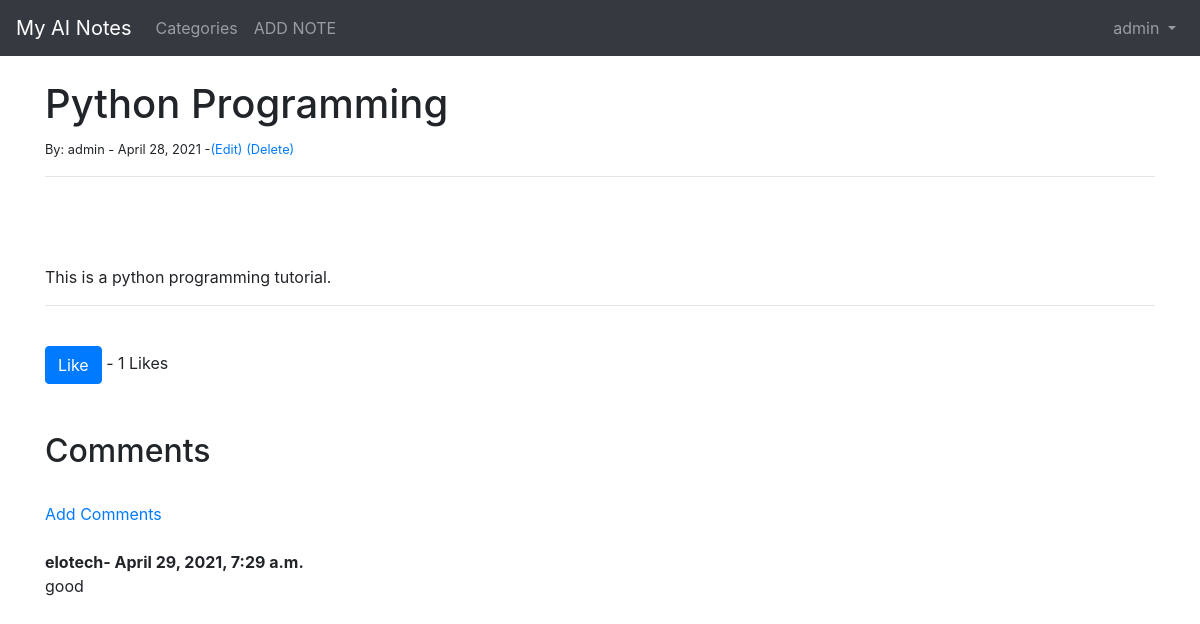
Screenshot of /article/4 (signed in) with the database file from the repository.
### blog/models.py (models this page shows, shortened)
class Post(models.Model):
    author = models.ForeignKey(User, on_delete = models.CASCADE)
    title = models.CharField(max_length=255)
    body = RichTextField(blank=True, null=True)
    post_date = models.DateField(auto_now_add=True)
    likes = models.ManyToManyField(User, related_name='blog_post')
    header_image = models.ImageField(null=True, blank=True, upload_to="images/")
    def total_likes(self):
        return self.likes.count()

class Comment(models.Model):
    post = models.ForeignKey(Post, related_name="comments", on_delete = models.CASCADE)
    name = models.CharField(max_length=255)
    body = models.TextField()
    date_added = models.DateTimeField(auto_now_add=True)

### blog/views.py (the view)
# urls.py: path('article/<int:pk>', PostDetailView.as_view(), name='article-detail'),
class PostDetailView(DetailView):
    model = Post
    template_name = "post_details.html"
    def get_context_data(self, *args, **kwargs):
        context = super(PostDetailView, self).get_context_data(
            *args, **kwargs)
        post = get_object_or_404(Post, id=self.kwargs['pk']) #This is to get a particular post
        total_likes = post.total_likes()
        liked = False
        if post.likes.filter(id=self.request.user.id).exists():
            liked = True
        context["total_likes"] = total_likes
        context["liked"] = liked
        return context

### blog/templates/post_details.html (shortened to what this page needs)
{% extends 'base.html' %} {% load static %} {% block title %} {{ post.title_tag }} {% endblock %} {% block content %}
<h1>{{ post.title }}</h1>
<small>By: {{ post.author.username }}
    - {{ post.post_date }}
    {% if user.is_authenticated %}
    {% if user.id == post.author.id %}
    -<a href="{% url 'update_post' post.pk %}">(Edit)</a>
    <a href="{% url 'delete_post' post.pk %}">(Delete)</a></small><br/> {% endif %} {% endif %}
<hr>
<br />
<br /><br> {{ post.body|safe }}
<hr>
<br />
<form action="{% url 'like_post' post.pk %}" method="POST">
    {% csrf_token %} {% if user.is_authenticated %} {% if liked %}
    <button type="submit" , name="post_id" , value="{{ post.id }}" , class="btn btn-danger">unlike</button> {% else %}
    <button type="submit" , name="post_id" , value="{{ post.id }}" , class="btn btn-primary">Like</button> {% endif %} {% else %}
    <small><a href="{% url 'login' %} ">Login</a> to like</small> {% endif %} - {{total_likes}} Likes
</form>
<br>
<br>
<h2>Comments</h2>
<br>
<a href="{% url 'add_comment' post.pk %}">Add Comments</a>
<br/><br/> {% if not post.comments.all %} No comment Yet... {% else %} {% for comment in post.comments.all %}
<strong>{{comment.name}}-
    {{comment.date_added}}</strong>
<br/> {{comment.body}}
<br/> {% endfor%} {% endif%} {% endblock %}

### blog/templates/base.html (shortened to what this page needs)
<!doctype html>
<html lang="en">
<head>
    <link rel="stylesheet" href="https://cdn.jsdelivr.net/npm/bootstrap@4.5.3/dist/css/bootstrap.min.css">
</head>
<body>
    <nav class="navbar navbar-expand-lg navbar-dark bg-dark">
        <a class="navbar-brand" href="{% url 'home' %}">My AI Notes</a>
        <div class="collapse navbar-collapse" id="navbarSupportedContent">
            <ul class="navbar-nav mr-auto">
                {% if cat_menu %}
                <li class="nav-item dropdown">
                    <a class="nav-link dropdown-toggle" href="#" id="navbarDropdown" role="button" data-toggle="dropdown" aria-haspopup="true" aria-expanded="false">
            Categories
          </a>
                    <div class="dropdown-menu" aria-labelledby="navbarDropdown">
                        {% for item in cat_menu %}
                        <a class="dropdown-item" href="#">{{item}} </a> {% endfor %}
                        <div class="dropdown-divider"></div>
                        <a class="dropdown-item" href="#">ADD CATEGORY</a>
                    </div>
                </li>
                {% else %}
                <li class="nav-item">
                    <a class="nav-link" href="#">Categories</a>
                </li>
                {% endif %} {% if user.is_authenticated %}
                <li class="nav-item">
                    <a class="nav-link" href="{% url 'add_post' %} ">ADD NOTE</a>
                </li>
                {% endif %}
            </ul>
            <ul class="navbar-nav ml-auto">
                {% if user.is_authenticated %}
                <li class="nav-item dropdown ">
                    <a class="nav-link dropdown-toggle" href="#" id="navbarDropdown" role="button" data-toggle="dropdown" aria-haspopup="true" aria-expanded="false">
          {{user.username}}
        </a>
                </li>
                {% endif %}
            </ul>
        </div>
    </nav>
    <br />
    <div class="container">
        {% block content %} {% endblock %}
    </div>
</body>
</html>

### rows the page displays
Post: title "Python Programming", author.username "admin", post_date "April 28, 2021", body "This is a python programming tutorial."
Comment: name "elotech", date_added "April 29, 2021, 7:29 a.m.", body "good"

### other values shown
{{ user.username }} "admin"
{{ total_likes }} "1"
